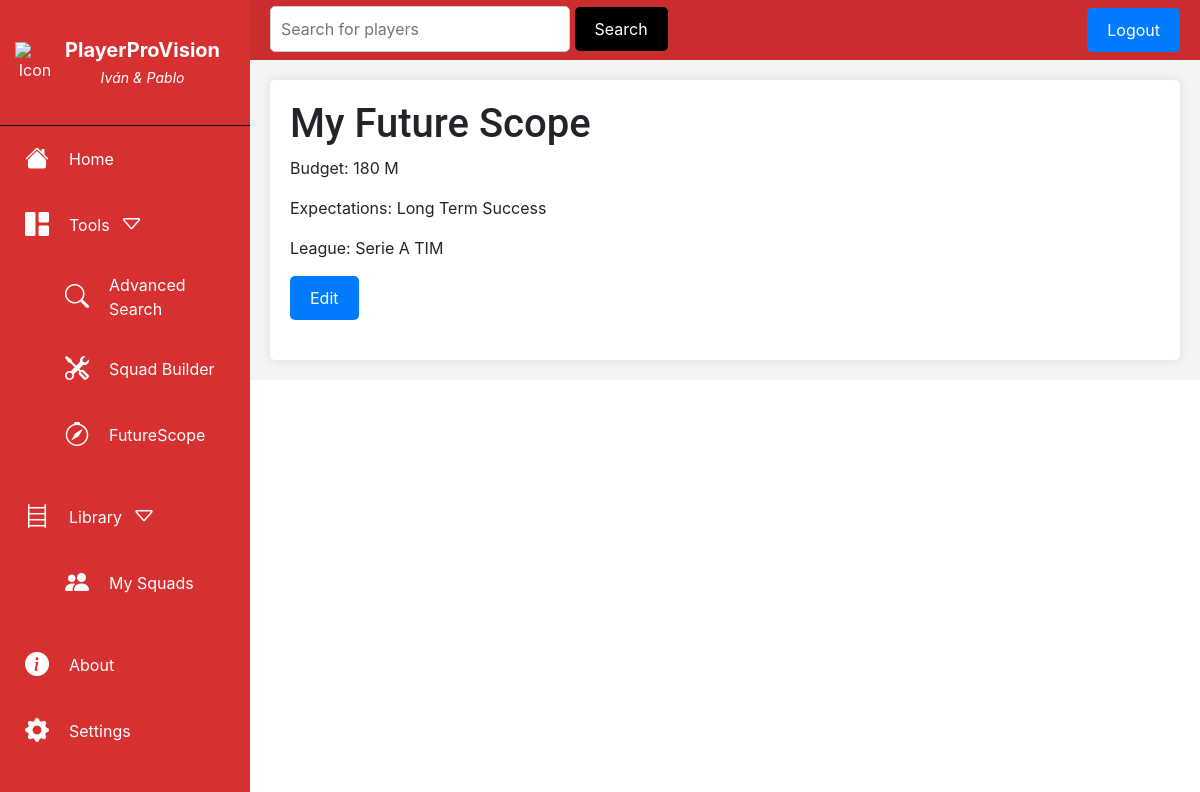
Page /futureScope/ (signed in) on the earlier database version.
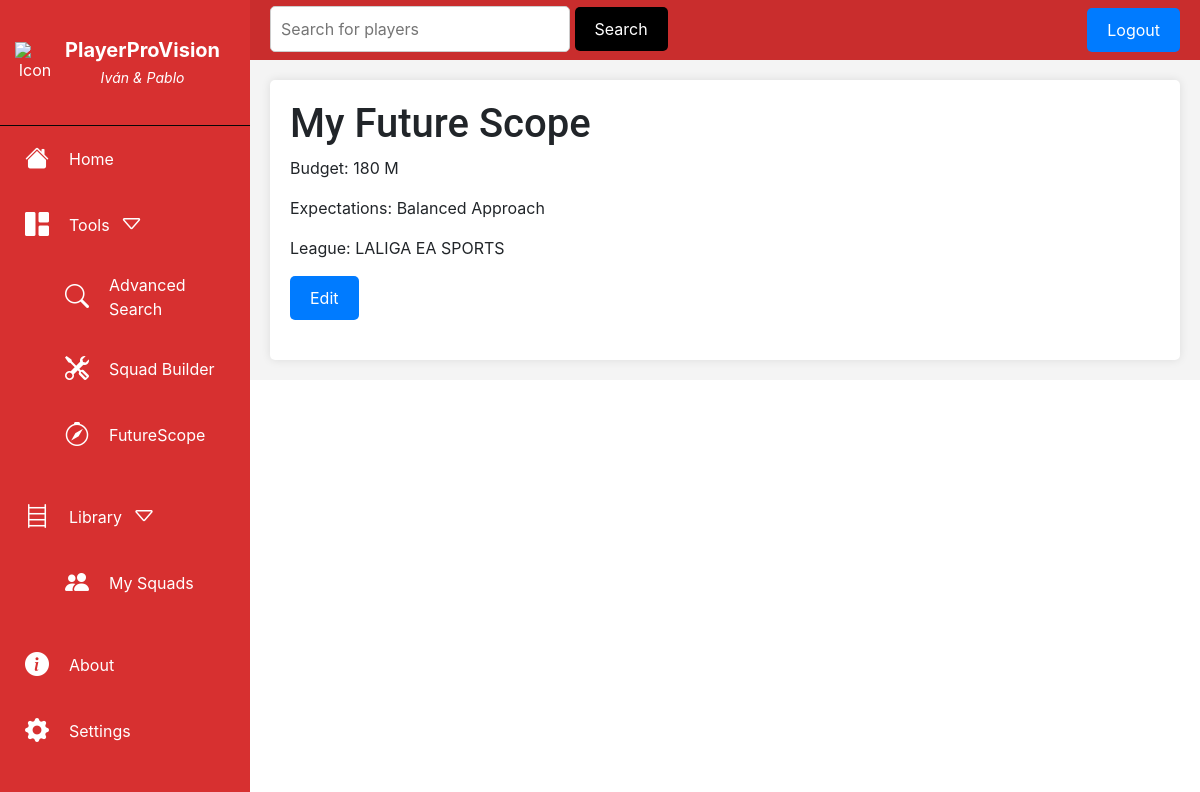
Same page on the later database version.
### smartscore/models.py (models this page shows, shortened)
class UserProfile(models.Model):
    user = models.OneToOneField(User, on_delete=models.CASCADE)
    squads = models.ManyToManyField(Squad)
    budget = models.IntegerField(default=100)
    league = models.CharField(max_length=100, blank=True, null=True)
    expectations = models.IntegerField(default=1)

### smartscore/views.py (the view)
# urls.py: path('futureScope/', views.futureScope, name='futureScope'),
@login_required(login_url='login')
def futureScope(request):
    leagues = League.objects.all().order_by('country_league', 'name')
    countries = set(league.country_league for league in leagues)
    context = {
        'leagues': leagues,
        'countries': countries,
    }
    user_profile = request.user.userprofile
    if user_profile.league:
        context['budget'] = user_profile.budget
        context['selected_league'] = user_profile.league
        context['selected_expectations'] = user_profile.expectations
    return render(request, 'futureScope.html', context)

### smartscore/templates/futureScope.html (shortened to what this page needs)
{% extends "base.html" %}
{% load static %}
{% block content %}
    {% if not selected_league %}
    <h1>Future Scope</h1>
    <div class="smartScore-container">
        <form id="future-scope-form" method="post">
            {% csrf_token %}
            <label for="transfer-budget">Transfer Budget:</label>
            <input type="number" id="transfer-budget" name="transfer-budget" maxlength="4">
            <label>M€</label><br><br>
            <select id="country-select">
                <option value="" selected disabled>Select Country</option>
                {% for country in countries %}
                    <option value="{{ country }}">{{ country }}</option>
                {% endfor %}
            </select><br><br>
            <select id="league-select" disabled>
                <option value="" selected disabled>Select League</option>
                {% for league in leagues %}
                    <option value="{{ league.name }}" data-country="{{ league.country_league }}">{{ league.name }}</option>
                {% endfor %}
            </select><br><br>
            <select id="expectations" name="expectations">
                <option value="">Select Expectations</option>
                <option value="0">Short Term Success</option>
                <option value="1">Balanced Approach</option>
                <option value="2">Long Term Success</option>
            </select><br><br>
            <input type="submit" class="primary-default-btn" value="Save">
        </form>
    </div>
    {% else %}
        <div class="smartScore-results">
            <h1>My Future Scope</h1>
            {% if not selected_league %}
                <p>No future scope has been set</p>
            {% else %}
                <p>Budget: {{ budget }} M</p>
                <p>Expectations:
                    {% if selected_expectations == 0 %}
                        Short Term Success
                    {% elif selected_expectations == 1 %}
                        Balanced Approach
                    {% elif selected_expectations == 2 %}
                        Long Term Success
                    {% else %}
                        Not specified
                    {% endif %}
                </p>
                <p>League: {{ selected_league }}</p>
                <form action="{% url 'edit_futureScope' %}" method="get">
                    <button class ="primary-default-btn" type="submit">Edit</button>
                </form>
            {% endif %}
        </div>
    {% endif %}
{% endblock %}

### smartscore/templates/base.html (shortened to what this page needs)
<!DOCTYPE html>
<html lang="en">
<head>
    {% load static %}
    <link rel="stylesheet" href="{% static 'smartscore/style.css' %}">
    <link href="https://stackpath.bootstrapcdn.com/bootstrap/4.5.2/css/bootstrap.min.css" rel="stylesheet">
    <link href="https://cdn.jsdelivr.net/npm/bootstrap-icons@1.8.1/font/bootstrap-icons.css" rel="stylesheet">
</head>
<body>
    <div class="sidebar">
        <div class="sidebar-start">
            <div class="sidebar-head">
                <a href="/" class="logo-wrapper" title="Home">
                    <img src="{% static 'smartscore/images/icono.png' %}" alt="Icon">
                    <div class="logo-text">
                        <span class="logo-title">PlayerProVision</span>
                        <br>
                        <span class="logo-subtitle">Iván & Pablo</span>
                    </div>
                </a>
            </div>
            <div class="sidebar-body">
                <div class="sidebar-body-menu">
                    <a class="active" href="{% url 'home' %}">
                        <i class="bi bi-house-fill"></i>Home
                    </a>
                    <a class="show-cat-btn" href="##">
                        <i class="bi bi-grid-1x2-fill"></i>Tools
                        <i id="openListIcon" class="bi bi-caret-down"></i>
                    </a>
                    <ul class="cat-sub-menu">
                        <a href="{% url 'advanced_search' %}"><i class="bi bi-search"></i>Advanced Search</a>
                        <a href="{% url 'squad_builder' %}"><i class="bi bi-tools" aria-hidden="true"></i>Squad Builder</a>
                        <a href="{% url 'futureScope' %}"><i class="bi bi-compass"></i>FutureScope</a>
                    </ul>
                    <a class="show-cat-btn" href="##">
                        <i class="bi bi-bookshelf"></i>Library
                        <i id="openListIcon" class="bi bi-caret-down"></i>
                    </a>
                    <ul class="cat-sub-menu">
                        <a href="{% url 'my_squads' %}"><i class="bi bi-people-fill"></i>My Squads</a>
                    </ul>
                    <a href="{% url 'about' %}"><i class="bi bi-info-circle-fill"></i></span>About</a>
                    <a href="##"><i class="bi bi-gear-fill"></i></span>Settings</a>
                </div>
            </div>
        </div>
    </div>
    <div class="top-bar">
        <div class="search-wrapper">
            <form action="{% url 'search_player' %}" method="POST">
                <input type="text" name="q" value="{{q}}" placeholder="Search for players">
                <input type="submit" value="Search" class="primary-search-btn">
            </form>
        </div>
        <div class="log-in-wrapper">
            {% if user.is_authenticated %}
                <a class = "primary-default-btn" href="{% url 'logout' %}">Logout</a>
            {% else %}
                <a class = "primary-default-btn" href="{% url 'login' %}">Login</a>
                <a class = "primary-default-btn" href="{% url 'signup' %}">Signup</a>
            {% endif %}
        </div>
    </div>
    <div class="content">
        <div class="white-window">
            {% block content %}{% endblock %}
        </div>
    </div>
</body>
</html>

### smartscore/static/smartscore/style.css (style rules this page uses)
body { font-family: 'Roboto', sans-serif; font-size: 16px; line-height: 1.6; }
h1, h2, h3, h4, h5, h6 { font-family: 'Roboto', sans-serif; font-weight: bold; }
p { font-size: 16px; }
.sidebar { position: fixed; top: 0; left: 0; height: 100%; width: 250px; background-color: #d73030; color: #fff; padding-top: 60px; transition: width 0.3s ease; z-index: 1000; }
.sidebar-head { position: fixed; top: 0; padding-top: 20px; text-align: center; width: 250px; }
.sidebar-body { margin-top: 65px; border-top: 1px solid #080808; border-top-style: groove; }
.sidebar-body-menu i { font-size: 24px; margin-right: 20px; padding-left: 10px; }
.sidebar a { display: flex; padding: 15px; color: #fff; text-decoration: none; transition: background-color 0.3s ease; flex:1; align-items: center; }
.content { background-color: #f4f4f4; margin-left: 250px; margin-top: 60px; padding: 20px; transition: margin-left 0.3s ease; align-items: center; }
.white-window { background-color: #fff; padding: 20px; border-radius: 5px; box-shadow: 0 0 10px rgba(0, 0, 0, 0.1); }
.top-bar { position: fixed; top: 0; left: 250px; width: calc(100% - 250px); height: 60px; background-color: #c92d2d; color: #fff; display: flex; align-items: center; justify-content: space-between; padding: 0 20px; box-sizing: border-box; z-index: 1000; }
.primary-default-btn, .player-button, .squad-create-button { display: inline-block; padding: 10px 20px; background-color: #007bff; color: #fff; text-decoration: none; border-radius: 5px; transition: background-color 0.3s ease; }
.primary-search-btn { padding: 10px 20px; background-color: #000000; color: #fff; border: none; border-radius: 5px; cursor: pointer; transition: background-color 0.3s ease; }
.search-wrapper input[type="text"] { padding: 10px; border: 1px solid #ccc; border-radius: 5px; width: 300px; }
.logo-wrapper { display: flex; align-items: center; text-decoration: none; color: #fff; }
.logo-wrapper img { width: 40px; height: auto; margin-right: 10px; }
.logo-title { font-size: 20px; font-weight: bold; }
.logo-subtitle { font-size: 14px; font-style: italic; }
.log-in-wrapper { display: flex; align-items: center; gap: 10px; }
.search-wrapper { flex: 1; margin-right: 20px; margin-top: 17px; }
.primary-default-btn, .primary-search-btn { padding: 10px 20px; border: none; border-radius: 5px; cursor: pointer; transition: background-color 0.3s ease; }
.primary-default-btn { background-color: #007bff; color: #fff; }
form { margin-bottom: 20px; }

Differences in the rows shown:
changed UserProfile: league "Serie A TIM" → "LALIGA EA SPORTS"
Other differences:
text no longer shown: "Long Term Success"
text now shown: "Balanced Approach"
